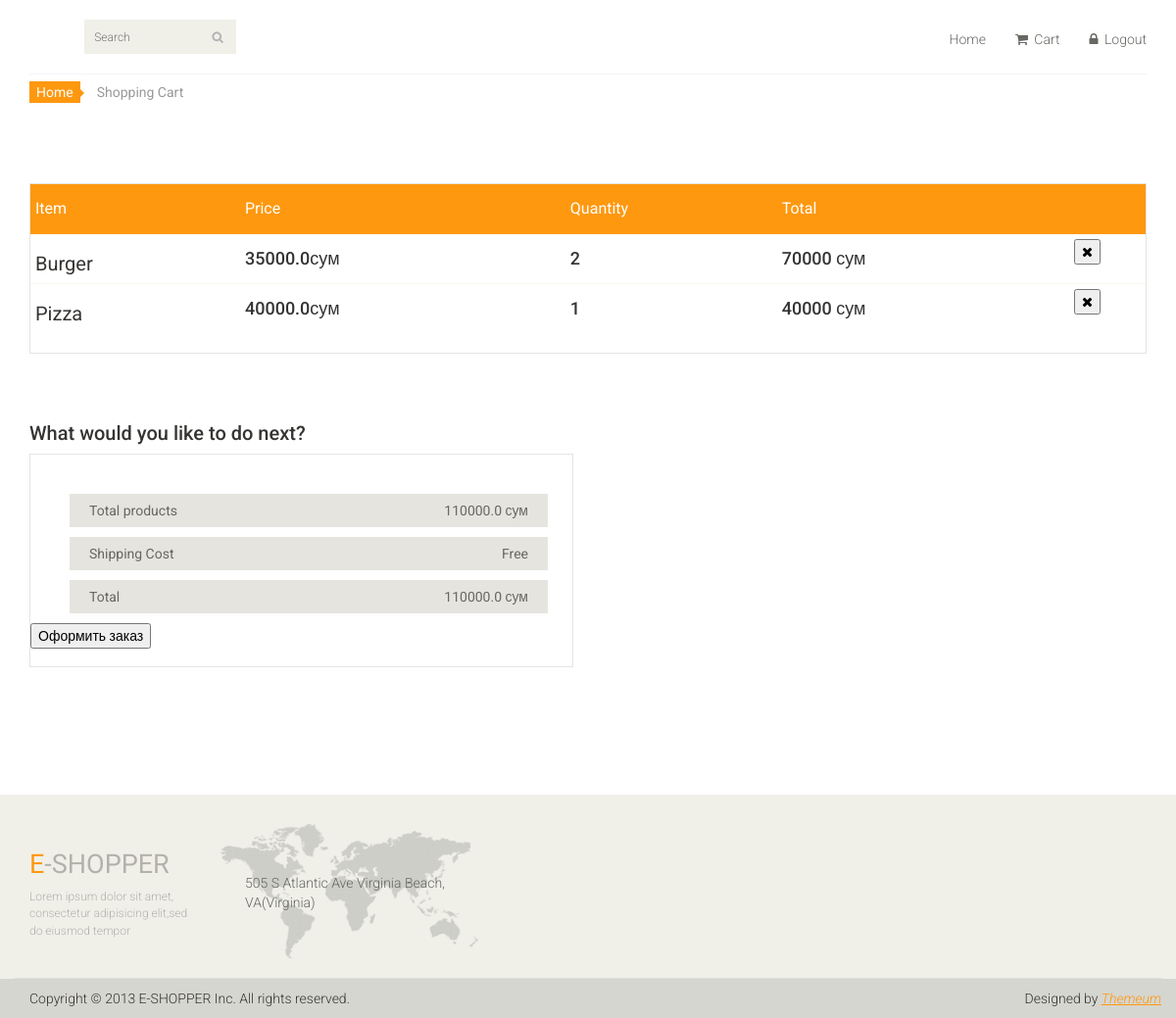
/cart (signed in), run on the app's committed database.
### index/models.py (models this page shows, shortened)
class  UserCart(models.Model):
    user_id = models.IntegerField()
    product = models.ForeignKey(Product, on_delete=models.CASCADE)
    quantity =  models.IntegerField()
    order_date = models.DateTimeField(auto_now_add=True)

class Product(models.Model):
    product_name = models.CharField(max_length=100)
    product_category = models.ForeignKey(Category, on_delete=models.CASCADE)
    product_price = models.FloatField()
    product_description = models.TextField()
    product_count = models.IntegerField()
    product_added_date = models.DateTimeField(auto_now_add=True)
    product_image = models.ImageField(upload_to= 'media', blank = True, null=True)
    def __str__(self):
        return self.product_name

### index/views.py (the view)
# urls.py: path('cart', views.user_card),
def user_card(request):
    user_products = models.UserCart.objects.filter(user_id= request.user.id)
    total_amount = sum([total.quantity*total.product.product_price for total in user_products])
    return render(request, 'user_cart.html', {'product': user_products, 'total': total_amount})

### index/templates/user_cart.html (shortened to what this page needs)
{% extends 'index.html' %}
{% block content %}
	<section id="cart_items">
		<div class="container">
			<div class="breadcrumbs">
				<ol class="breadcrumb">
				  <li><a href="/">Home</a></li>
				  <li class="active">Shopping Cart</li>
				</ol>
			</div>
			<div class="table-responsive cart_info">
				<table class="table table-condensed">
					<thead>
						<tr class="cart_menu">
							<td class="description">Item</td>
							<td class="price">Price</td>
							<td class="quantity">Quantity</td>
							<td class="total">Total</td>
							<td></td>
						</tr>
					</thead>
					<tbody>
					{% for i in product %}
						<tr>
							<td class="cart_description">
								<h4><a href="/product/{{ i.product.product_name }}">{{ i.product }}</a></h4>
							</td>
							<td class="cart_price">
								<h4>{{ i.product.product_price }}сум</h4>
							</td>
							<td class="cart_quantity">
								<h4>{{ i.quantity }}</h4>
							</td>
							<td class="cart_total">
								<h4>{% widthratio i.product.product_price 1 i.quantity %} сум</h4>
							</td>
							<td class="cart_delete">
								<form action ="/del_item/{{ i.product.id }}" method="POST">
								<button><i class="fa fa-times"></i></button>
							</form>
							</td>
						</tr>
					{% endfor %}
					</tbody>
				</table>
			</div>
		</div>
	</section>
	<section id="do_action">
		<div class="container">
			<div class="heading">
				<h3>What would you like to do next?</h3>
			</div>
			<div class="row">
				<div class="col-sm-6">
					<div class="total_area">
						<ul>
							<li>Total products <span>{{ total }} сум</span></li>
							<li>Shipping Cost <span>Free</span></li>
							<li>Total <span>{{ total }} сум</span></li>
						</ul>
							<form method="POST" action="/send_to_tg/{{ user.id }}">
								<button>Оформить заказ</button>
							</form>
					</div>
				</div>
			</div>
		</div>
	</section>
{% endblock content %}

### index/static/css/main.css (style rules this page uses)
body { font-family: 'Roboto', sans-serif; background:; position: relative; font-weight:400px; }
ul li { list-style: none; }
a { -webkit-transition: 300ms; -moz-transition: 300ms; -o-transition: 300ms; transition: 300ms; }
h1, h2, h3, h4, h5, h6 { font-family: 'Roboto', sans-serif; }
#do_action { margin-bottom: 50px; }
.breadcrumbs { position: relative; }
.breadcrumbs .breadcrumb { background:transparent; margin-bottom: 75px; padding-left: 0; }
.breadcrumbs .breadcrumb li a { background:#FE980F; color: #FFFFFF; padding: 3px 7px; }
.breadcrumbs .breadcrumb li a:after { content:""; height:auto; width: auto; border-width: 8px; border-style: solid; border-color:transparent transparent transparent #FE980F; position: absolute; top: 11px; left:48px; }
.breadcrumbs .breadcrumb > li + li:before { content: " "; }
#cart_items .cart_info { border: 1px solid #E6E4DF; margin-bottom: 50px }
#cart_items .cart_info .cart_menu { background: #FE980F; color: #fff; font-size: 16px; font-family: 'Roboto', sans-serif; font-weight: normal; }
#cart_items .cart_info .table.table-condensed thead tr { height: 51px; }
#cart_items .cart_info .table.table-condensed tr { border-bottom: 1px solid#F7F7F0 }
#cart_items .cart_info .table.table-condensed tr:last-child { border-bottom: 0 }
.cart_info table tr td { border-top: 0 none; vertical-align: inherit; }
#cart_items .cart_info .cart_description h4 { margin-bottom: 0 }
#cart_items .cart_info .cart_description h4 a { color: #363432; font-family: 'Roboto',sans-serif; font-size: 20px; font-weight: normal; }
.cart_delete { display: block; margin-right: -12px; overflow: hidden; }
.heading h3 { color: #363432; font-size: 20px; font-family: 'Roboto', sans-serif; }
#do_action .total_area { padding-bottom: 18px !important; }
#do_action .total_area, #do_action .chose_area { border: 1px solid #E6E4DF; color: #696763; padding: 30px 25px 30px 0; margin-bottom: 80px; }
.total_area span { float: right; }
.total_area ul li { background:#E6E4DF; color: #696763; margin-top: 10px; padding: 7px 20px; }

### data on the page
UserCart: product "Burger", product.product_price "35000.0", quantity "2", product+quantity "70000"
UserCart: product "Pizza", product.product_price "40000.0", quantity "1", product+quantity "40000"

### other printed values
{{ total }} "110000.0"
